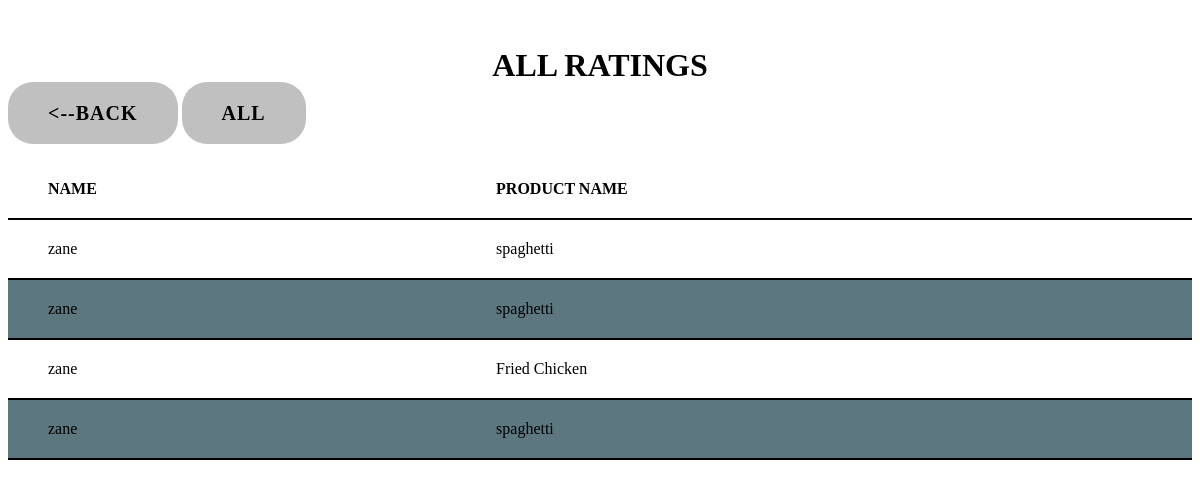
The app's page /all_ratings.php with its own data.
### tables this page shows
CREATE TABLE `emoji_rating` (
  `id` int(11) NOT NULL,
  `product_id` int(11) DEFAULT NULL,
  `user_id` int(11) DEFAULT NULL,
  `emoji` varchar(255) DEFAULT NULL,
  `comment` varchar(255) DEFAULT NULL,
  `name_commentor` varchar(255) DEFAULT NULL,
  `product` varchar(255) DEFAULT NULL
);

### all_ratings.php (the view, shortened to what this page needs)
<?php
$connection = con();
if(isset($_GET['emoji'])){
    $emoji = $_GET['emoji'];
    $sql = "SELECT * FROM emoji_rating WHERE emoji = '$emoji' ORDER BY id DESC";
}else{
    $sql = "SELECT * FROM emoji_rating ORDER BY id DESC";
}
$ratings = $connection->query($sql) or die ($connection->error);
$row = $ratings->fetch_assoc();
?>
<!DOCTYPE html>
<html lang="en">
<head>
</head>
<body>
    <br>
  <center>
    <h1>ALL RATINGS</h1>
    </center>
<form action="" method="get">
<a href="index.php"><--BACK</a>
<?php if($_SESSION['Access'] == "administrator") { ?>
    <a href="all_ratings.php">ALL</a>
  <a href="?emoji=good">GOOD</a>
  <a href="?emoji=neutral">NEUTRAL</a>
  <a href="?emoji=bad">BAD</a>
  <?php } else {    ?>
    <a href="all_ratings.php">ALL</a>
    <?php } ?>
</form>
<br><br>
    <table>
      <thead>
      <tr>
      <?php if($_SESSION['Access'] == "administrator") { ?>
         <th>NAME</th>
         <th>EMOJI</th>
         <th>PRODUCT NAME</th>
         <?php } else {    ?>
            <th>NAME</th>
         <th>PRODUCT NAME</th>
            <?php } ?>
      </tr>
      </thead>
       <tbody>
       <?php do {   ?>
         <tr>
         <?php if($_SESSION['Access'] == "administrator") { ?>
          <td> <?php echo $row['name_commentor']; ?> </td>
          <td> <?php echo $row['emoji']; ?> </td>
          <td> <?php echo $row['product']; ?> </td>
          <?php } else {    ?>
            <td> <?php echo $row['name_commentor']; ?> </td>
            <td> <?php echo $row['product']; ?> </td>
           <?php } ?>
         </tr>
         <?php } while($row = $ratings->fetch_assoc()); ?>
       </tbody>
    </table>
</body>
</html>

### all_ratings.php (style rules this page uses)
a { text-decoration: none; text-transform: uppercase; line-height: 1px; letter-spacing: 1px; font-size: 20px; font-weight: bold; padding: 7px 14px; background-color: silver; color: black; border-radius: 25px; }
table { padding: 20px 40px; border-collapse: collapse; width: 100%; }
tr { text-align: left; padding: 20px 40px; }
th,td { padding: 20px 40px; border-bottom: 2px solid black; }
tr:nth-child(even) { background-color: #5c777f; }
a { padding:20px 40px; }

### records on screen
emoji_rating: name_commentor "zane", product "spaghetti"
emoji_rating: name_commentor "zane", product "spaghetti"
emoji_rating: name_commentor "zane", product "Fried Chicken"
emoji_rating: name_commentor "zane", product "spaghetti"
